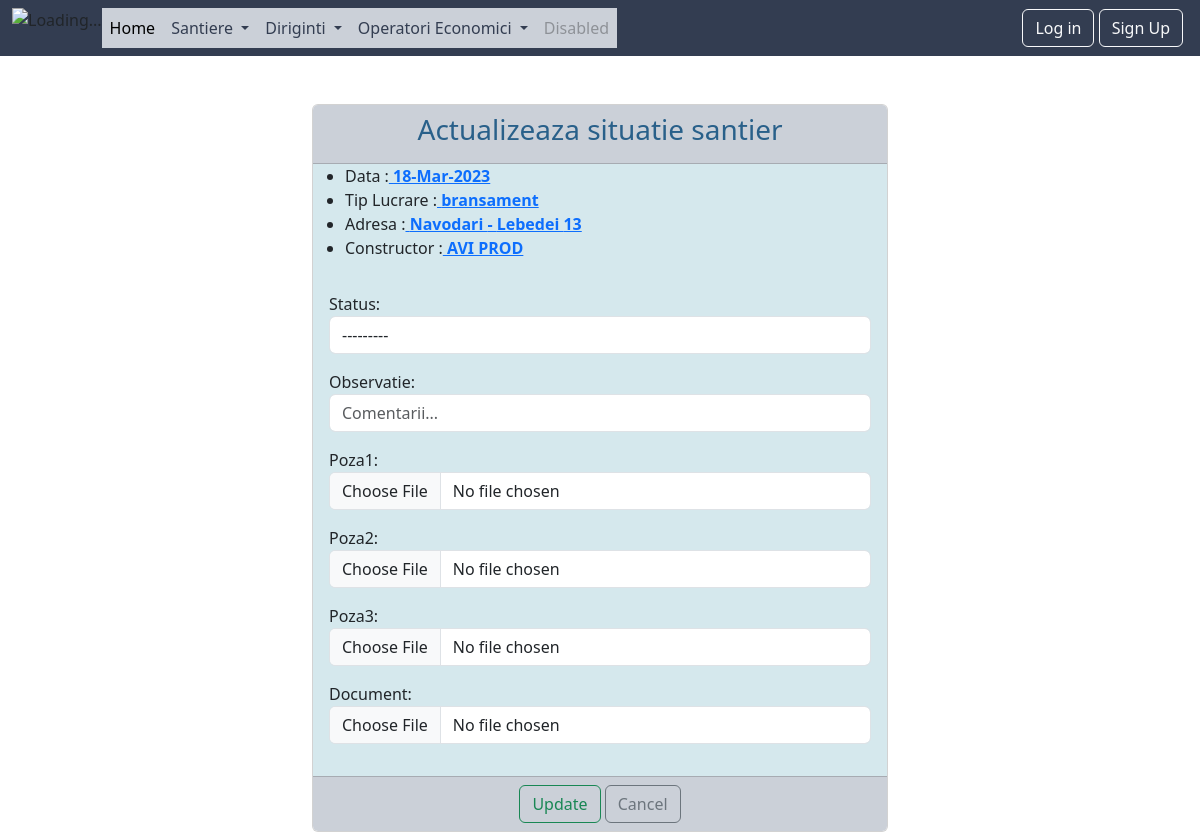
The app's page /update-santier-diriginte/13/, older data.
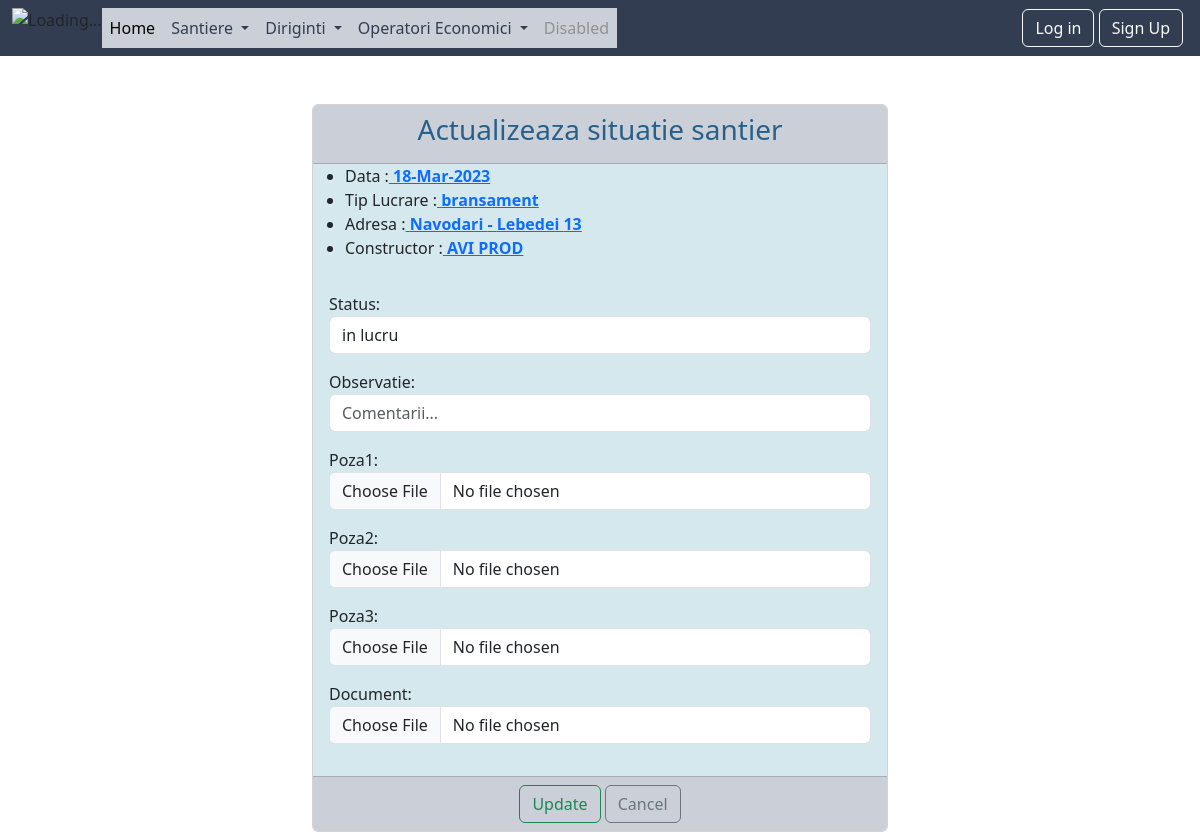
The same page, newer data.
### santiere/models.py (models this page shows, shortened)
class Santier(models.Model):
    tipuri_santier = (
        ('bransament', 'Bransament'), ('extindere', 'Extindere'),
        ('deviere', 'Deviere'), ('sistematizare', 'Sistematizare'),
        ('reabilitare', 'Reabilitare'), ('redimensionare', 'Redimensionare')
    )
    statusuri = (('amanat', 'amanat'), ('in lucru', 'in lucru'), ('executat', 'executat'), ('sistat', 'sistat'))
    data = models.DateField()
    tip_santier = models.CharField(max_length=15, choices=tipuri_santier)
    localitate = models.CharField(max_length=25)
    strada = models.CharField(max_length=40)
    numar = models.CharField(max_length=10, null=True)
    tip_lucrari = models.CharField(max_length=25)
    constructor = models.CharField(max_length=40)
    SDA = models.CharField(max_length=13)
    diriginte = models.ForeignKey(Diriginte, on_delete=models.CASCADE, null=True)
    numar_aparitie =models.IntegerField(null=True)
    status = models.CharField(max_length=10, choices=statusuri, null=True)
    observatie = models.CharField(max_length=150, null=True)
    nota = models.IntegerField(null=True)
    poza1 = models.ImageField(upload_to='img/', null=True)
    poza2 = models.ImageField(upload_to='img/', null=True)
    poza3 = models.ImageField(upload_to='img/', null=True)
    solicitare =models.FileField(upload_to='file', null=True)
    document = models.FileField(upload_to='file/', null=True)

### santiere/views.py (the view, shortened to what this page needs)
# urls.py: path('update-santier-diriginte/<int:pk>/', views.SantiereUpdateViewDiriginte1.as_view(), name='update1_santier_diriginte'),
class SantiereUpdateViewDiriginte1(UpdateView):
    template_name = 'santiere/update_santier_diriginte.html'
    model = Santier
    form_class = UpdateSantierFormDiriginte1
    success_url = reverse_lazy('ls_diriginte')

### santiere/forms.py
class UpdateSantierFormDiriginte1(forms.ModelForm):
    class Meta:
        model = Santier
        fields = ['status', 'observatie', 'poza1', 'poza2', 'poza3', 'document']
        widgets = {
            'status': Select(attrs={'class': 'form-control'}),
            'observatie': TextInput(attrs={'class': 'form-control', 'placeholder': 'Comentarii...', 'rows': 3}),
            'poza1': FileInput(attrs={'class': 'form-control'}),
            'poza2': FileInput(attrs={'class': 'form-control'}),
            'poza3': FileInput(attrs={'class': 'form-control'}),
            'document': FileInput(attrs={'class': 'form-control'})
        }
    def __init__(self, *args, **kwargs):
        super(UpdateSantierFormDiriginte1, self).__init__(*args, **kwargs)
        self.fields['observatie'].required = False
        self.fields['poza1'].required = False
        self.fields['poza2'].required = False
        self.fields['poza3'].required = False
        self.fields['document'].required = False

### templates/santiere/update_santier_diriginte.html (shortened to what this page needs)
{% extends 'base.html' %}
{% block content %}
    <br><br>
    <div class="container-fluid">
        <div class="row">
            <div class="col-md-6 offset-md-3">
                <div class="card">
                    <div class="card-header" style=" color: #29608a ">
                        <h3 class="text-center"> Actualizeaza situatie santier </h3>
                    </div>
                    <div style="background-color: #d5e8ed;">
                        <ul>
                            <li>Data        :<a class="date_santier"> {{ santier.data|date:'d-M-Y' }}</a></li>
                            <li>Tip Lucrare :<a class="date_santier"> {{ santier.tip_santier }}</a></li>
                            <li>Adresa      :<a class="date_santier"> {{ santier.localitate }} - {{ santier.strada }} {{ santier.numar }}</a></li>
                            <li>Constructor :<a class="date_santier"> {{ santier.constructor}}</a></li>
                        </ul>
                    </div>
                    <form method="post">
                        <div class="card-body" style="background-color: #d5e8ed;">
                            {{ form.as_p }}
                        </div>
                        <div class="card-footer text-center">
                            <button type="submit" class="btn btn-outline-success">Update</button>
                            <a href="{% url 'ls_diriginte' %}" class="btn btn-outline-secondary">Cancel</a>
                        </div>
                    </form>
                </div>
            </div>
        </div>
    </div>
{% endblock %}

Row changes from the older to the newer data that the page shows:
changed Santier "bransament": status "---------" → "in lucru"
